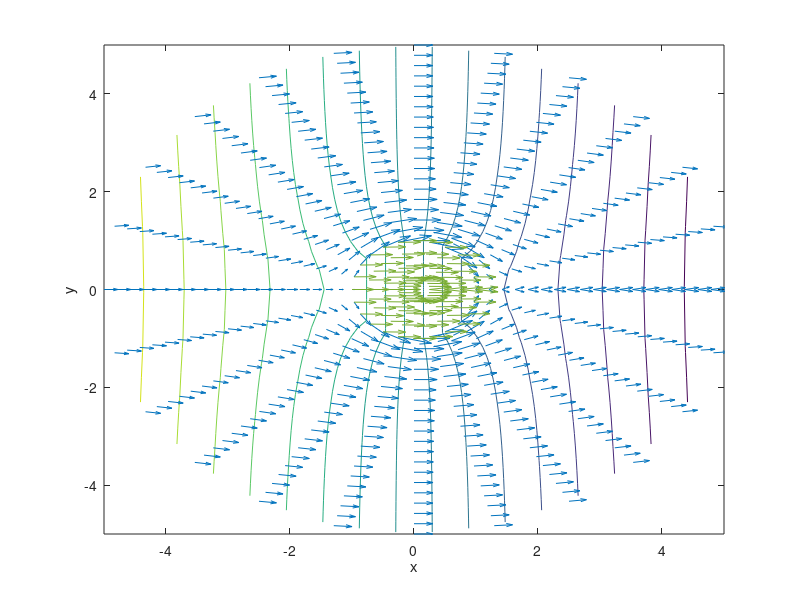

This figure's MATLAB source:
% Correcting exam
pot1=@(rho,phi)(-2*rho.*cos(phi));
pot2=@(rho,phi,a)(-a^2*cos(phi)./rho-rho.*cos(phi));

a0=0.0; a1=1; a2=5; na2=20; na1=5;
r1=linspace(a0,a1,na1); 
r2=linspace(a1,a2,na2);
nphi=25; phi1=linspace(0.0,2*pi,nphi); phi2=phi1;

[R1,PHI1]=meshgrid(r1,phi1); [R2,PHI2]=meshgrid(r2,phi2);
X1=R1.*cos(PHI1); X2=R2.*cos(PHI2);
Y1=R1.*sin(PHI1); Y2=R2.*sin(PHI2);
Z1=pot1(R1,PHI1); Z2=pot2(R2,PHI2,a1);
surfc(X2,Y2,Z2); hold on; surfc(X1,Y1,Z1); hold off;
ylabel('y');xlabel('x')

%%
[E2x E2y]=gradient(-Z2);
E2r=E2x.*cos(PHI2)+E2y.*sin(PHI2);
E2phi=-E2x.*sin(PHI2)+E2y.*cos(PHI2);
E2y=E2y./R2;

E2rB=E2x.*cos(PHI2)-E2y.*sin(PHI2);
E2phiB=E2x.*sin(PHI2)+E2y.*cos(PHI2);
V=linspace(min(min(Z2)),max(max(Z2)),18);
contour(X2,Y2,Z2,V); hold on;
quiver(X2,Y2,E2rB,E2phiB); 
%
[E1x E1y]=gradient(-Z1); 
E1y=E1y./R1;

E1r=E1x.*cos(PHI1)+E1y.*sin(PHI1);
E1phi=-E1x.*sin(PHI1)+E1y.*cos(PHI1);

E1rB=E1x.*cos(PHI1)-E1y.*sin(PHI1);
E1phiB=E1x.*sin(PHI1)+E1y.*cos(PHI1);

contour(X1,Y1,Z1,V); hold on; 
quiver(X1,Y1,E1rB,E1phiB); hold off;
ylabel('y');xlabel('x')
